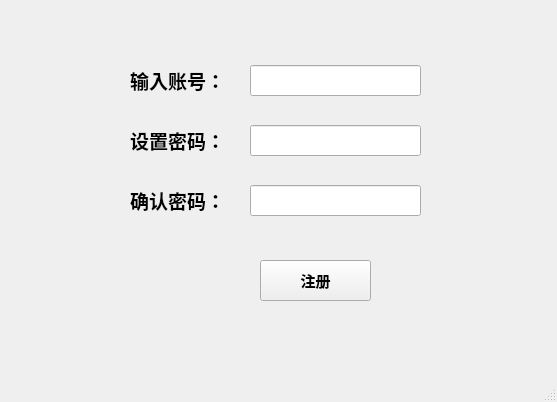
<?xml version="1.0" encoding="UTF-8"?>
<ui version="4.0">
 <class>mainWindow</class>
 <widget class="QMainWindow" name="mainWindow">
  <property name="enabled">
   <bool>true</bool>
  </property>
  <property name="geometry">
   <rect>
    <x>0</x>
    <y>0</y>
    <width>557</width>
    <height>402</height>
   </rect>
  </property>
  <property name="windowTitle">
   <string>注册</string>
  </property>
  <property name="toolButtonStyle">
   <enum>Qt::ToolButtonTextOnly</enum>
  </property>
  <widget class="QWidget" name="centralwidget">
   <widget class="QLabel" name="label">
    <property name="geometry">
     <rect>
      <x>130</x>
      <y>60</y>
      <width>111</width>
      <height>41</height>
     </rect>
    </property>
    <property name="font">
     <font>
      <pointsize>14</pointsize>
      <weight>75</weight>
      <bold>true</bold>
     </font>
    </property>
    <property name="text">
     <string>输入账号：</string>
    </property>
   </widget>
   <widget class="QLabel" name="label_2">
    <property name="geometry">
     <rect>
      <x>130</x>
      <y>120</y>
      <width>111</width>
      <height>41</height>
     </rect>
    </property>
    <property name="font">
     <font>
      <pointsize>14</pointsize>
      <weight>75</weight>
      <bold>true</bold>
     </font>
    </property>
    <property name="text">
     <string>设置密码：</string>
    </property>
   </widget>
   <widget class="QLabel" name="label_3">
    <property name="geometry">
     <rect>
      <x>130</x>
      <y>180</y>
      <width>111</width>
      <height>41</height>
     </rect>
    </property>
    <property name="font">
     <font>
      <pointsize>14</pointsize>
      <weight>75</weight>
      <bold>true</bold>
     </font>
    </property>
    <property name="text">
     <string>确认密码：</string>
    </property>
   </widget>
   <widget class="QLineEdit" name="lineEdit1">
    <property name="geometry">
     <rect>
      <x>250</x>
      <y>65</y>
      <width>171</width>
      <height>31</height>
     </rect>
    </property>
   </widget>
   <widget class="QLineEdit" name="lineEdit2">
    <property name="geometry">
     <rect>
      <x>250</x>
      <y>125</y>
      <width>171</width>
      <height>31</height>
     </rect>
    </property>
   </widget>
   <widget class="QLineEdit" name="lineEdit3">
    <property name="geometry">
     <rect>
      <x>250</x>
      <y>185</y>
      <width>171</width>
      <height>31</height>
     </rect>
    </property>
   </widget>
   <widget class="QPushButton" name="pushButton">
    <property name="geometry">
     <rect>
      <x>260</x>
      <y>260</y>
      <width>111</width>
      <height>41</height>
     </rect>
    </property>
    <property name="font">
     <font>
      <pointsize>11</pointsize>
      <weight>75</weight>
      <bold>true</bold>
     </font>
    </property>
    <property name="text">
     <string>注册</string>
    </property>
   </widget>
  </widget>
  <widget class="QStatusBar" name="statusbar"/>
 </widget>
 <resources/>
 <connections/>
</ui>
